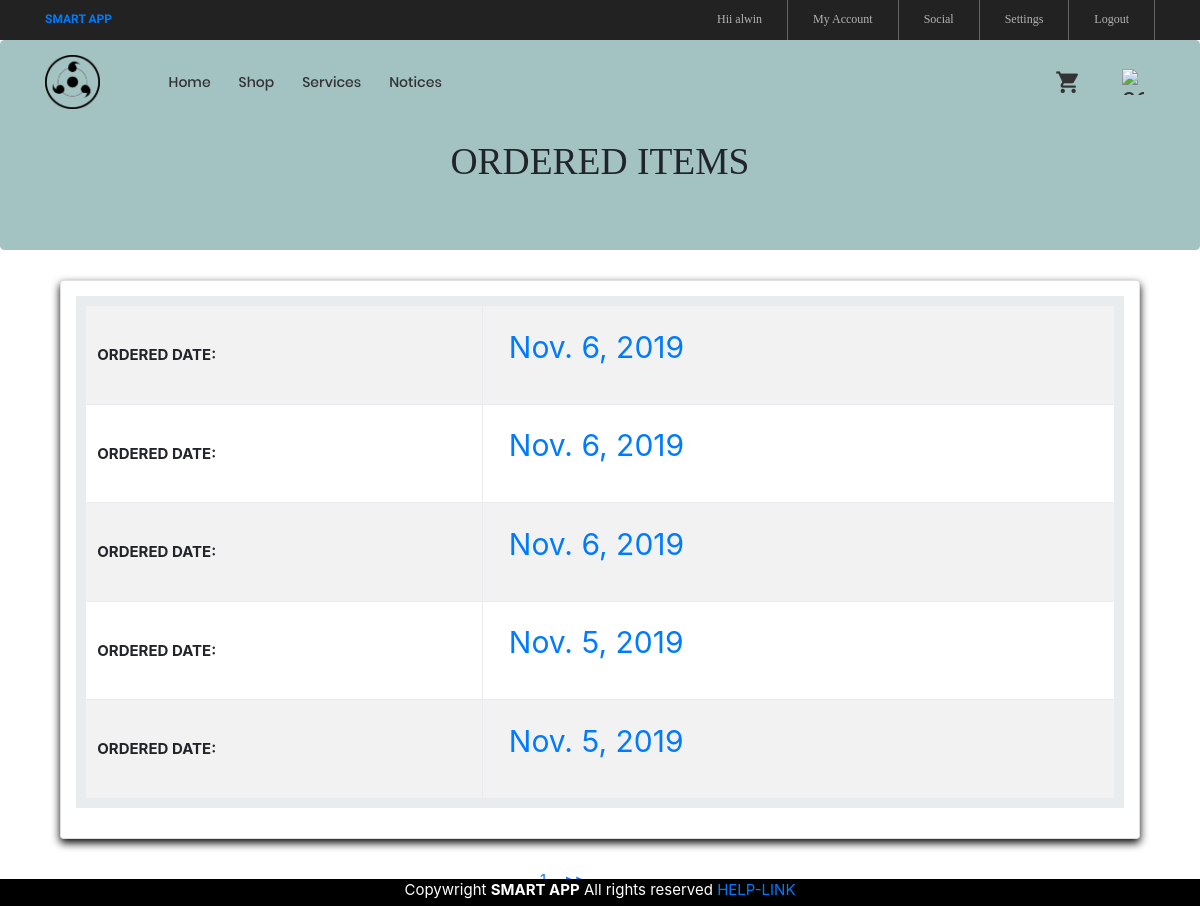
The app's page /list/ (signed in) with its own data.
### ser/models.py (models this page shows, shortened)
class Quantity(models.Model):
    author = models.CharField(max_length=50)
    quantity = models.IntegerField()
    item = models.ForeignKey('Item', on_delete=models.CASCADE)
    flat_number = models.CharField(max_length=30)
    created= models.DateField(auto_now_add=True)
    time1 = models.DateTimeField(auto_now_add=True)

### ser/views.py (the view)
# urls.py: path('list/',views.MyView,name="list"),
@login_required
def MyView(request):                #display ordered items
    startdate = date.today()
    enddate = startdate + timedelta(days=7)
    query_results = Quantity.objects.all().order_by('-created')
    aut=request.user.username
    info=[]
    for x in query_results:
        if x.author==aut:
            y={'flnum':x.created,'aut':x.author,'aut2':aut}
            info.append(y)
    paginator=Paginator(info,5)
    try:
        page = int(request.GET.get('page','1'))
    except:
        page = 1
    try:
        info = paginator.page(page)
    except(EmptyPage, InvalidPage):
        info=paginator.page(paginator.num_pages)
    context={
            'info':info,
        }
    return render(request, 'display.html',context)

### templates/display.html (shortened to what this page needs)
{% extends 'base.html' %}
{% load static %}
{% block page_content %}
{% load widget_tweaks %}
<head>
   <link rel="stylesheet" href="{% static 'https://maxcdn.bootstrapcdn.com/bootstrap/3.3.5/css/bootstrap.min.css' %}">
 </head>
<body>
<div class="jumbotron" style="background-color:#a3c2c2">
	<h1 style="font-family: 'Cormorant', serif;"><br><center>ORDERED ITEMS</center></h1>
</div>
<div class="container-fluid" style="padding-left: 5%;padding-right: 5%;">
<div class="card p-3">
<table class="table table-bordered table-striped table-hover table-responsive" style="border-width: 10px">
	<div class="row pl" >
			<tbody>
		{% for y in info %}
			{% if y.aut2 == y.aut %}
					<tr>
								<td style="line-height: 5">
								<b>	ORDERED DATE: </b></td>
								<td>
                        <a class="nav-link" href= "{% url 'shop_view' y.flnum %}" style="font-size: 30px">{{y.flnum}}</a>
							 </td>
			 		 </tr>
			{% endif %}
		{% endfor %}
</tbody>
	</div></table></div>
</div>
		<div class="pagination p-t-30"  style=" left: 0; bottom: 5%; width: 100%;z-index:3;">
				<ul style="margin-left: 45%">
			{% for pg in info.paginator.page_range %}
			{% if info.number == pg %}
	<a href="?page={{ pg }}" style="color:#1a75ff">{{ pg }}</a>
			{% endif %}
			{% endfor %}
			{% if info.has_next %}
			<li style="display:inline-flex"><a href="?page={{ info.next_page_number }}" style="color:#1a75ff"><strong>&nbsp &nbsp >></strong>   </a></li>
			{% endif %}
		</ul>
</div>
	{% endblock %}

### templates/base.html (shortened to what this page needs)
{% load static	 %}
<!DOCTYPE html>
<html lang="en">
<head>
	<link rel="stylesheet" type="text/css" href="{% static 'vendor/bootstrap/css/bootstrap.min.css' %}">
	<link rel="stylesheet" type="text/css" href="{% static 'fonts/font-awesome-4.7.0/css/font-awesome.min.css' %}">
	<link rel="stylesheet" type="text/css" href="{% static 'fonts/iconic/css/material-design-iconic-font.min.css' %}">
	<link rel="stylesheet" type="text/css" href="{% static 'fonts/linearicons-v1.0.0/icon-font.min.css' %}">
	<link rel="stylesheet" type="text/css" href="{% static 'vendor/animate/animate.css' %}">
	<link rel="stylesheet" type="text/css" href="{% static 'vendor/css-hamburgers/hamburgers.min.css' %}">
	<link rel="stylesheet" type="text/css" href="{% static 'vendor/animsition/css/animsition.min.css' %}">
	<link rel="stylesheet" type="text/css" href="{% static 'vendor/select2/select2.min.css' %}">
	<link rel="stylesheet" type="text/css" href="{% static 'vendor/daterangepicker/daterangepicker.css' %}">
	<link rel="stylesheet" type="text/css" href="{% static 'vendor/slick/slick.css' %}">
	<link rel="stylesheet" type="text/css" href="{% static 'vendor/MagnificPopup/magnific-popup.css' %}">
	<link rel="stylesheet" type="text/css" href="{% static 'vendor/perfect-scrollbar/perfect-scrollbar.css' %}">
	<link rel="stylesheet" type="text/css" href="{% static 'css/util.css' %}">
	<link rel="stylesheet" type="text/css" href="{% static 'css/main.css' %}">
</head>
<body class="animsition">
	<header>
		<div class="container-menu-desktop">
			<div class="top-bar">
				<div class="content-topbar flex-sb-m h-full container">
					<div class="left-top-bar" style="font-family: Kaushan Script;color:  #9999ff;">
						<b><a href='/index'>SMART APP</a></b>
					</div>
					<div class="right-top-bar flex-w h-full">
						 {% if user.is_authenticated %}
						<a href="#" class="flex-c-m trans-04 p-lr-25" style="border-left: none">
							Hii {{user.first_name}}
						</a>
						<a href="/profile" class="flex-c-m trans-04 p-lr-25">
							My Account
						</a>
						<a href="/residents" class="flex-c-m trans-04 p-lr-25">
							Social
						</a>
						<a href="{% url 'password_change' %}"class="flex-c-m trans-04 p-lr-25">
							Settings
						</a>
						<a href="/accounts/logout" class="flex-c-m trans-04 p-lr-25">
							Logout
						</a>
						{% else %}
						<a href="/accounts/login" class="flex-c-m trans-04 p-lr-25">
							Login
						</a>
						{% endif %}
					</div>
				</div>
			</div>
			<div class="wrap-menu-desktop">
				<nav class="limiter-menu-desktop container">
					<a  class="logo" href='/index'>
						<img src="{% static 'images/logo.png' %}" alt="IMG-LOGO">
					</a>
					<div class="menu-desktop">
						<ul class="main-menu">
								<li>
								<a href="/index">Home</a>
							</li>
							<li>
								<a href="/shop">Shop</a>
							</li>
							<li >
								<a href="/req">Services</a>
							</li>
							<li>
								<a href="/h">Notices</a>
							</li>
						</ul>
					</div>
					<div class="wrap-icon-header flex-w flex-r-m">
						<div class="icon-header-item cl2 hov-cl1 trans-04 p-l-22 p-r-11 " >
							<a href="/list" class="dis-block icon-header-item cl2 hov-cl1 trans-04 p-l-22 p-r-11 " >
							<i class="zmdi zmdi-shopping-cart"></i>
						</a>
						</div>
						<a href="/show" class="dis-block icon-header-item cl2 hov-cl1 trans-04 p-l-22 p-r-11 " >
							 <img src="{% static 'images/service.png' %}" alt="service" style="width:22px;height:26px;float:right; " >
						</a>
					</div>
				</nav>
			</div>
		</div>
	</header>
	<div class="flex-container " style="margin-bottom: 8%">
{% block page_content %}
{% endblock %}
</div><body>
<div class="flex-container " style="background-color:black;color:white;position:fixed; left: 0; bottom: 0; width: 100%;z-index:3;height:3%;">
 <footer>
 <center>Copywright <b>SMART APP</b> All rights reserved <a href="https://www.google.co.in/">
  HELP-LINK</a></center>
</footer>
</div>
</body>
</html>

### signin/static/css/main.css (style rules this page uses)
.container { max-width: 1380px; }
@media (max-width: 1600px) { .container { max-width: 1200px; } }
.container-menu-desktop { height: auto; width: 100%; position: relative; -webkit-transition: all 0.3s; -o-transition: all 0.3s; -moz-transition: all 0.3s; transition: all 0.3s; }
.top-bar { height: 40px; background-color: #222; }
.left-top-bar { font-family: Poppins-Regular; font-size: 12px; line-height: 1.8; color: #b2b2b2; }
.right-top-bar a { font-family: Poppins-Regular; font-size: 12px; line-height: 1.8; height: 100%; color: #b2b2b2; border-right: 1px solid rgba(255,255,255,0.3); }
.right-top-bar a:first-child { border-left: 1px solid rgba(255,255,255,0.3); }
.wrap-menu-desktop { position: fixed; z-index: 1100; background-color: transparent; width: 100%; height: 84px; top: 40px; left: 0px; -webkit-transition: height 0.3s, background-color 0.3s; -o-transition: height 0.3s, background-color 0.3s; -moz-transition: height 0.3s, background-color 0.3s; transition: height 0.3s, background-color 0.3s; }
.limiter-menu-desktop { height: 100%; display: -webkit-box; display: -webkit-flex; display: -moz-box; display: -ms-flexbox; display: flex; align-items: center; background-color: transparent; }
.logo { display: -webkit-box; display: -webkit-flex; display: -moz-box; display: -ms-flexbox; display: flex; align-items: center; height: 65%; margin-right: 55px; }
.logo img { max-width: 100%; max-height: 100%; }
.menu-desktop { display: -webkit-box; display: -webkit-flex; display: -moz-box; display: -ms-flexbox; display: flex; align-items: center; height: 100%; }
.main-menu { list-style-type: none; margin: 0; display: -webkit-box; display: -webkit-flex; display: -moz-box; display: -ms-flexbox; display: flex; align-items: center; }
.main-menu > li { display: block; position: relative; padding: 20px 10px 20px 0px; margin: 0px 4px 0px 14px; }
.main-menu > li > a { font-family: Poppins-Medium; font-size: 14px; color: #333; padding: 5px 0px; transition: all 0.4s; -webkit-transition: all 0.4s; -o-transition: all 0.4s; -moz-transition: all 0.4s; }
.wrap-icon-header { flex-grow: 1; }
.icon-header-item { position: relative; font-size: 26px; line-height: 1; cursor: pointer; }
.cl2 { color: #333; }

### templates/base.html (style rules this page uses)
.card { box-shadow: 0 4px 8px 0 rgb(7, 6, 6); transition: 0.3s; }

### records on screen
Quantity: flnum "Nov. 6, 2019"
Quantity: flnum "Nov. 6, 2019"
Quantity: flnum "Nov. 6, 2019"
Quantity: flnum "Nov. 5, 2019"
Quantity: flnum "Nov. 5, 2019"

### other values on screen
{{ user.first_name }} "alwin"
